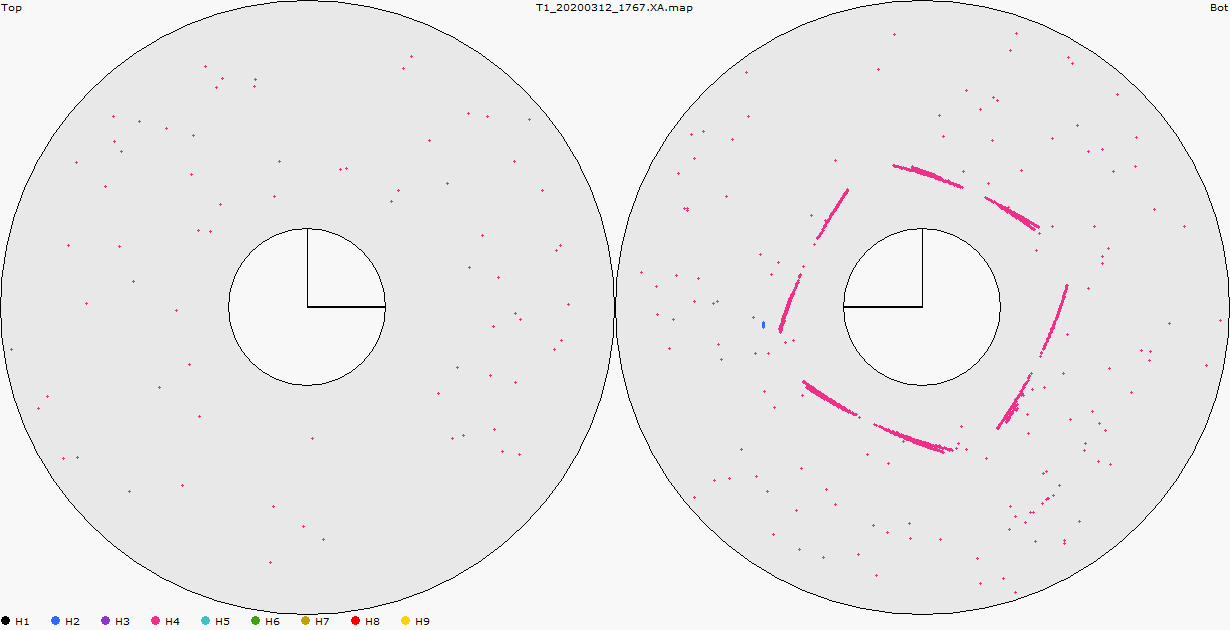
#> input picture poly.bmp, 1230 x 630 px
$ python polytest.py
#> lines starting #> are read from the running program, lines starting #| are printed output that depends on the picture; after the words box and inside, x2 and y2 are one past the last pixel; in counts of white or black regions, pixels touching at a corner belong together
# %%Python code to detect an arrow (seven-sided shape) from an image.
import numpy as np
import cv2
import  matplotlib.pyplot as plt

#%% Reading image
img2 = cv2.imread('poly.bmp', cv2.IMREAD_COLOR)
#> img2 is the input picture: shape (630, 1230, 3); mean B, G, R 234.4, 234, 234.8
plt.imshow(img2)

#%%
# Reading same image in another variable and
# converting to gray scale.
img = cv2.imread('poly.bmp', cv2.IMREAD_GRAYSCALE)
#> img: shape (630, 1230); min 0, max 248, mean 234.3
plt.imshow(img)

#%%
# Converting image to a binary image
# (black and white only image).
_,threshold = cv2.threshold(img, 110, 255,
							cv2.THRESH_BINARY)
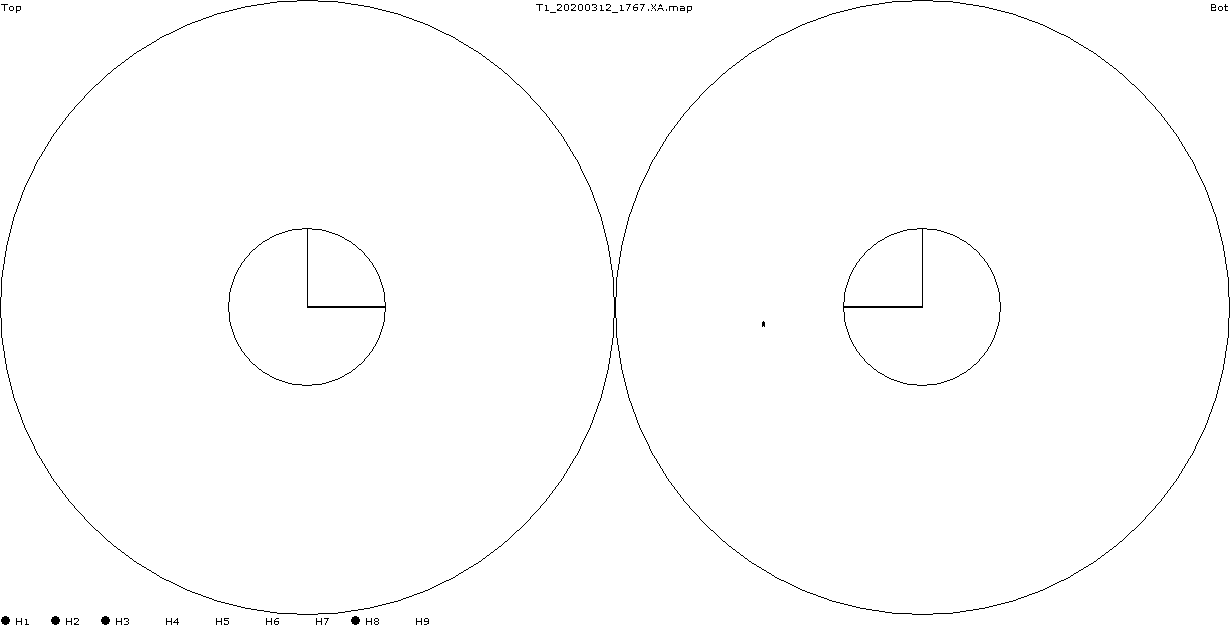
#> threshold: shape (630, 1230); 99.3% white; black in thin lines or dots

# Detecting shapes in image by selecting region
# with same colors or intensity.
contours,_=cv2.findContours(threshold, cv2.RETR_TREE,
							cv2.CHAIN_APPROX_SIMPLE)
#> contours = 1930 contours, 1864 with area under 20; largest, box (x1, y1, x2, y2) and area: (0, 0, 1230, 630) 772957, (842, 227, 928, 313) 428, (301, 227, 387, 313) 426, (350, 615, 361, 626) 74, (100, 615, 111, 626) 74

# Searching through every region selected to
# find the required polygon.
for cnt in contours :
	area = cv2.contourArea(cnt)

	# Shortlisting the regions based on there area.
	if area > 400:
		approx = cv2.approxPolyDP(cnt,
								0.009 * cv2.arcLength(cnt, True), True)

		# Checking if the no. of sides of the selected region is 7.
		if(len(approx) <= 7):
			cv2.drawContours(img2, [approx], 0, (0, 0, 255), 5)
#> this loop made 1930 passes
#> (area, approx) on pass 1: (772957, [[0, 0], [0, 629], [1229, 629], [1229, 0]])
#> area on passes 20, 28, 30, 32, 34, 36: 22, 34, 34, 34, 34, 34
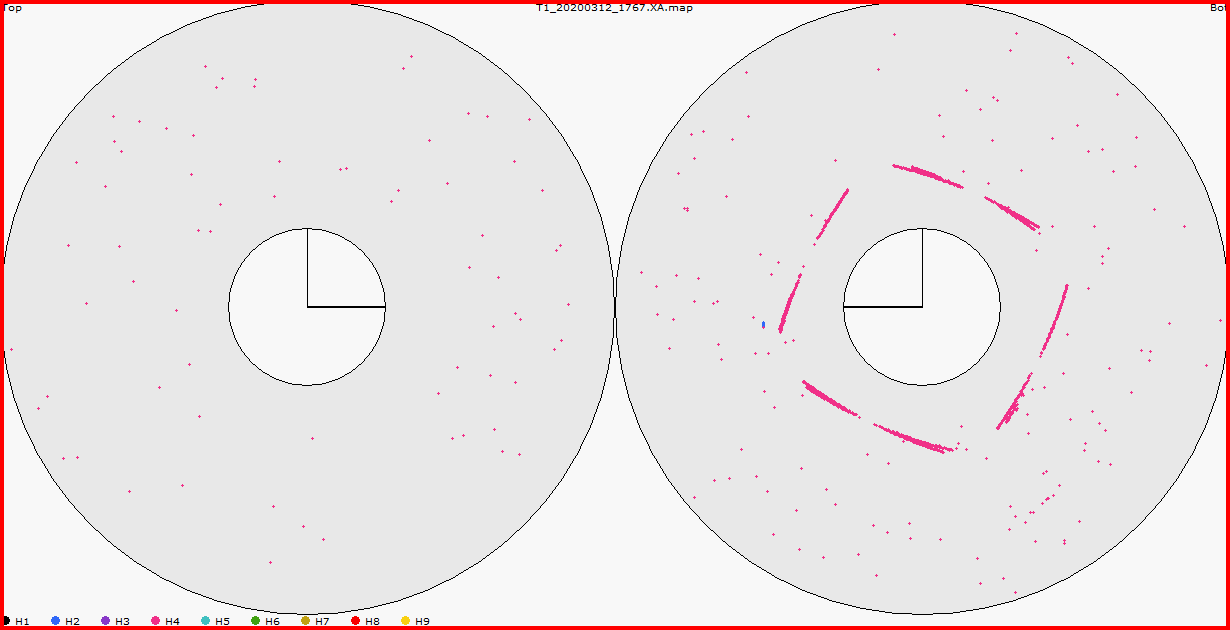
#> img2: shape (630, 1230, 3); 1.91% of pixels changed, all inside (x1, y1, x2, y2) = (0, 0, 1230, 630)

# Showing the image along with outlined arrow.
cv2.imshow('image2', img2)

# Exiting the window if 'q' is pressed on the keyboard.
if cv2.waitKey(0) & 0xFF == ord('q'):
#> (key q is pressed here)
	cv2.destroyAllWindows()

# %%
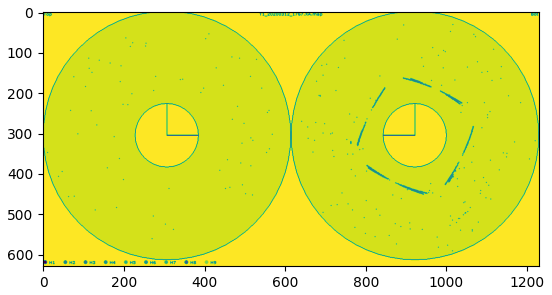
#> figure drawn by matplotlib, 1 panel; B, G, R data is drawn as R, G, B
